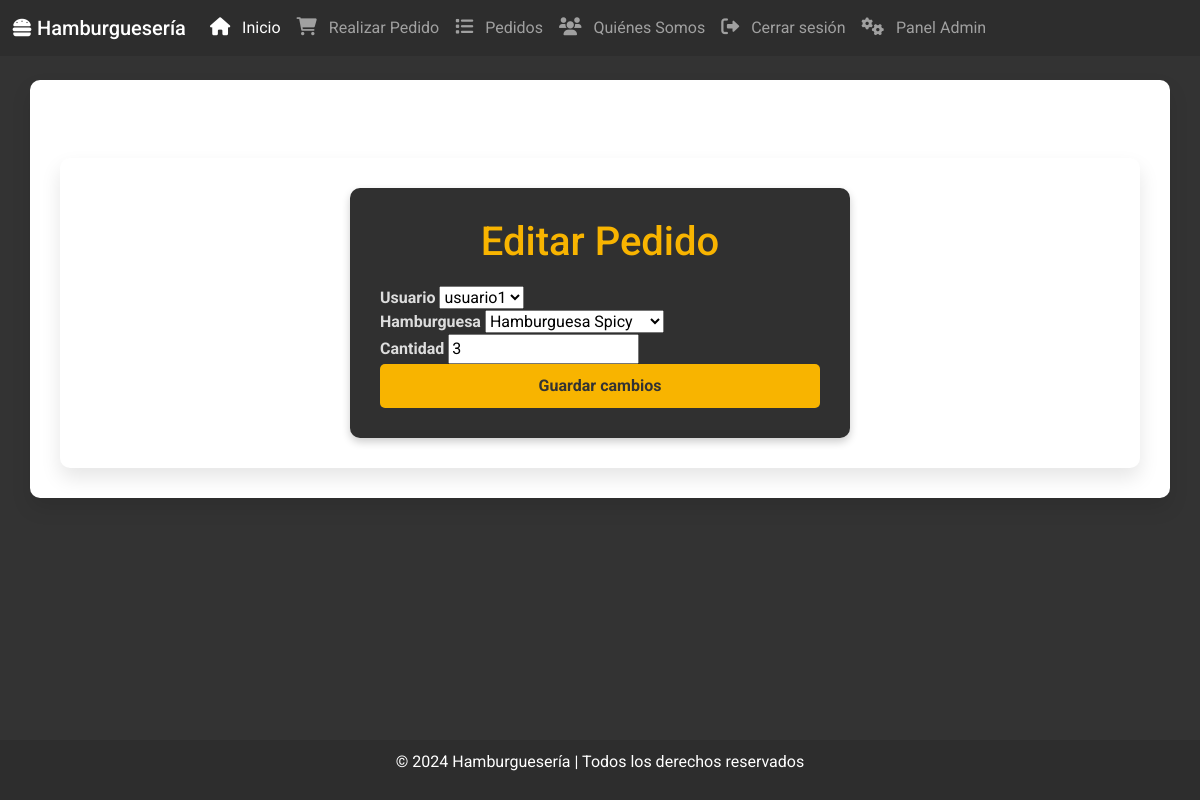
Page /pedidos/editar-pedido/7/ (signed in) on the committed database.
### pedidos/models.py (models this page shows, shortened)
class Pedido(models.Model):
    usuario = models.ForeignKey(User, on_delete=models.CASCADE, default=1)
    hamburguesa = models.ForeignKey(Hamburguesa, on_delete=models.CASCADE)
    cantidad = models.IntegerField()
    fecha_pedido = models.DateTimeField(auto_now_add=True)

### pedidos/views.py (the view)
# urls.py: path('editar-pedido/<int:id>/', views.editar_pedido, name='editar_pedido'),
@user_passes_test(is_admin)
def editar_pedido(request, id):
    pedido = get_object_or_404(Pedido, id=id)
    if request.method == "POST":
        form = PedidoForm(request.POST, instance=pedido)
        if form.is_valid():
            form.save()
            return redirect('admin_panel')
    else:
        form = PedidoForm(instance=pedido)
    return render(request, 'pedidos/editar_pedido.html', {'form': form})

### pedidos/forms.py
class PedidoForm(forms.ModelForm):
    class Meta:
        model = Pedido
        fields = ['usuario','hamburguesa', 'cantidad']
    hamburguesa = forms.ModelChoiceField(queryset=Hamburguesa.objects.all(), label="Elige una Hamburguesa")
    cantidad = forms.IntegerField(min_value=1, label="Cantidad")

### menu_app/models.py (called while the page is built)
    def __str__(self):
        return self.nombre

### pedidos/views.py (called while the page is built)
def is_admin(user):
    return user.is_authenticated and user.is_staff

### pedidos/templates/pedidos/editar_pedido.html (shortened to what this page needs)
{% extends 'base.html' %}
{% block content %}
<div class="container mt-5">
    <div class="form-container">
        <h1>Editar Pedido</h1>
        <form method="post">
            <div class="form-group">
                <label for="usuario">Usuario</label>
                {{ form.usuario }}
            </div>
            <div class="form-group">
                <label for="hamburguesa">Hamburguesa</label>
                {{ form.hamburguesa }}
            </div>
            <div class="form-group">
                <label for="cantidad">Cantidad</label>
                {{ form.cantidad }}
            </div>
            <button type="submit" class="btn-submit">Guardar cambios</button>
        </form>
    </div>
</div>
{% endblock %}

### templates/base.html (style rules this page uses)
body { font-family: 'Roboto', sans-serif; background-color: #f4f4f4; color: #333; }
.container { background-color: #fff; padding: 30px; border-radius: 10px; box-shadow: 0px 10px 20px rgba(0, 0, 0, 0.1); margin-top: 30px; }

### pedidos/templates/pedidos/editar_pedido.html (style rules this page uses)
body { font-family: 'Roboto', sans-serif; background-color: #333333; color: #ddd; margin-bottom: 60px; }
.form-container { background-color: #303030; padding: 30px; border-radius: 10px; box-shadow: 0 4px 8px rgba(0, 0, 0, 0.2); max-width: 500px; margin: 0 auto; }
.form-container h1 { color: #f8b400; text-align: center; margin-bottom: 20px; }
.form-group label { color: #ddd; font-weight: bold; }
.btn-submit { background-color: #f8b400; color: #333; width: 100%; padding: 10px; border: none; border-radius: 5px; font-weight: bold; transition: background-color 0.3s ease; }

### rows in the picture
Pedido: usuario "usuario1", hamburguesa "Hamburguesa Spicy", cantidad "3"
